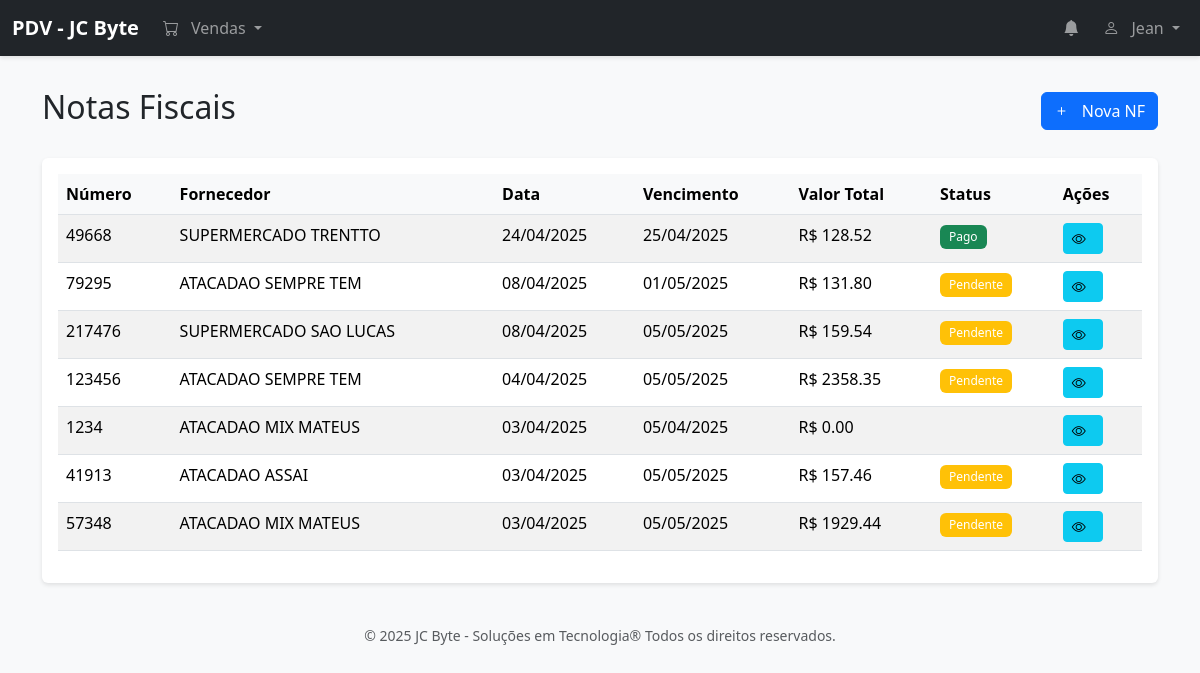
The page /products/invoices (signed in) on the database its author committed.
### models.py (models this page shows, shortened)
class User(UserMixin, db.Model):
    __tablename__ = 'users'
    id = db.Column(db.Integer, primary_key=True)
    name = db.Column(db.String(100), nullable=False)
    username = db.Column(db.String(80), unique=True, nullable=False)
    email = db.Column(db.String(120))
    password = db.Column(db.String(200), nullable=False)
    role = db.Column(db.String(20), nullable=False)  # admin, manager, seller
    status = db.Column(db.String(20), nullable=False)  # active, inactive
    created_at = db.Column(db.DateTime, default=datetime.utcnow)
    cash_registers = db.relationship('CashRegister', back_populates='user', lazy=True)

class Invoice(db.Model):
    __tablename__ = 'invoices'
    id = db.Column(db.Integer, primary_key=True)
    number = db.Column(db.String(20), nullable=False, unique=True)
    supplier_id = db.Column(db.Integer, db.ForeignKey('suppliers.id'), nullable=False)
    date = db.Column(db.Date, nullable=False)
    total = db.Column(db.Numeric(10, 2), nullable=False, default=0)
    status = db.Column(db.String(20), default='pending')
    payment_method = db.Column(db.String(20))
    payment_date = db.Column(db.Date)
    notes = db.Column(db.String(200))
    created_at = db.Column(db.DateTime, default=datetime.utcnow)
    supplier = db.relationship('Supplier', back_populates='invoices')
    items = db.relationship('InvoiceItem', back_populates='invoice', lazy=True)
    payable = db.relationship('Payable', back_populates='invoice', uselist=False, lazy=True)

class Supplier(db.Model):
    __tablename__ = 'suppliers'
    id = db.Column(db.Integer, primary_key=True)
    name = db.Column(db.String(100), nullable=False)
    cnpj = db.Column(db.String(14), unique=True)
    email = db.Column(db.String(120))
    phone = db.Column(db.String(20))
    address = db.Column(db.String(200))
    city = db.Column(db.String(100))
    state = db.Column(db.String(2))
    zip_code = db.Column(db.String(8))
    contact_name = db.Column(db.String(100))
    payment_terms = db.Column(db.String(200))
    created_at = db.Column(db.DateTime, default=datetime.utcnow)
    products = db.relationship('Product', back_populates='supplier', lazy=True)
    payables = db.relationship('Payable', back_populates='supplier', lazy=True)
    invoices = db.relationship('Invoice', back_populates='supplier', lazy=True)

### routes/products.py (the view)
@products_bp.route('/products/invoices')
@login_required
def list_invoices():
    try:
        invoices = Invoice.query.order_by(Invoice.date.desc()).all()
        return render_template('products/invoices.html', invoices=invoices)
    except Exception as e:
        return jsonify({
            'success': False,
            'error': str(e)
        }), 500

### app.py (called while the page is built)
@login_manager.user_loader
def load_user(user_id):
    return db.session.get(User, int(user_id))

@app.before_request
def before_request():
    if not request.path.startswith('/static/'):  # Ignora arquivos estáticos
        check_notifications()

### notifications_manager.py (called while the page is built, shortened)
def create_notification(type, message, reference_id=None):
    existing = Notification.query.filter_by(
        type=type,
        reference_id=reference_id,
        read=False
    ).first()

### templates/products/invoices.html (shortened to what this page needs)
{% extends "base.html" %}
{% block content %}
<div class="container mt-4">
    <div class="d-flex justify-content-between align-items-center mb-4">
        <h2>Notas Fiscais</h2>
        <a href="{{ url_for('products.add_invoice') }}" class="btn btn-primary">
            <i class="bi bi-plus"></i> Nova NF
        </a>
    </div>
    <div class="card">
        <div class="card-body">
            <div class="table-responsive">
                <table class="table table-striped table-hover">
                    <thead>
                        <tr>
                            <th>Número</th>
                            <th>Fornecedor</th>
                            <th>Data</th>
                            <th>Vencimento</th>
                            <th>Valor Total</th>
                            <th>Status</th>
                            <th>Ações</th>
                        </tr>
                    </thead>
                    <tbody>
                        {% for invoice in invoices %}
                        <tr>
                            <td>{{ invoice.number }}</td>
                            <td>{{ invoice.supplier.name }}</td>
                            <td>{{ invoice.date.strftime('%d/%m/%Y') }}</td>
                            <td>{{ invoice.payment_date.strftime('%d/%m/%Y') }}</td>
                            <td>R$ {{ "%.2f"|format(invoice.total) }}</td>
                            <td>
                                {% if invoice.status == 'pending' %}
                                <span class="badge bg-warning">Pendente</span>
                                {% elif invoice.status == 'paid' %}
                                <span class="badge bg-success">Pago</span>
                                {% endif %}
                            </td>
                            <td>
                                <button type="button" class="btn btn-info btn-sm" onclick="viewInvoiceDetails({{ invoice.id }})">
                                    <i class="bi bi-eye"></i>
                                </button>
                            </td>
                        </tr>
                        {% else %}
                        <tr>
                            <td colspan="7" class="text-center">Nenhuma nota fiscal encontrada</td>
                        </tr>
                        {% endfor %}
                    </tbody>
                </table>
            </div>
        </div>
    </div>
</div>
{% endblock %}

### templates/base.html (shortened to what this page needs)
<!DOCTYPE html>
<html lang="pt-BR">
<head>
    <link href="https://cdn.jsdelivr.net/npm/bootstrap@5.3.2/dist/css/bootstrap.min.css" rel="stylesheet">
    <link href="https://cdn.jsdelivr.net/npm/bootstrap-icons@1.11.3/font/bootstrap-icons.min.css" rel="stylesheet">
    <link rel="stylesheet" href="https://cdnjs.cloudflare.com/ajax/libs/toastr.js/latest/toastr.min.css">
    <link href="{{ url_for('static', filename='css/style.css') }}" rel="stylesheet">
    <link rel="stylesheet" href="{{ url_for('static', filename='css/notifications.css') }}">
    <link rel="stylesheet" href="https://cdnjs.cloudflare.com/ajax/libs/font-awesome/6.2.1/css/all.min.css">
</head>
<body>
    <nav class="navbar navbar-expand-lg navbar-dark bg-dark">
        <div class="container-fluid">
            <a class="navbar-brand" href="{{ url_for('index') }}">PDV - JC Byte</a>
            <div class="collapse navbar-collapse" id="navbarNav">
                <ul class="navbar-nav me-auto">
                    <li class="nav-item dropdown">
                        <a class="nav-link dropdown-toggle" href="#" id="salesDropdown" role="button" data-bs-toggle="dropdown">
                            <i class="bi bi-cart"></i>
                            <span>Vendas</span>
                        </a>
                    </li>
                </ul>
                <ul class="navbar-nav">
                    <li class="nav-item dropdown">
                        <a class="nav-link position-relative" href="#" role="button" data-bs-toggle="dropdown" aria-expanded="false">
                            <i class="bi bi-bell-fill"></i>
                        </a>
                    </li>
                    <li class="nav-item dropdown">
                        <a class="nav-link dropdown-toggle" href="#" data-bs-toggle="dropdown">
                            <i class="bi bi-person"></i> {{ current_user.username }}
                        </a>
                    </li>
                </ul>
            </div>
        </div>
    </nav>
    <main class="container-fluid">
        {% block content %}{% endblock %}
    </main>
    <div class="footer mt-4 py-3">
        <div class="container text-center">
            <small class="text-muted">
                &copy; 2025 JC Byte - Soluções em Tecnologia®  Todos os direitos reservados.
            </small>
        </div>
    </div>
</body>
</html>

### static/css/style.css (style rules this page uses)
body { background-color: #f8f9fa; }
.navbar { margin-bottom: 2rem; box-shadow: 0 2px 4px rgba(0,0,0,.1); }
.navbar-brand { font-weight: bold; }
.card { box-shadow: 0 2px 4px rgba(0,0,0,.1); border: none; margin-bottom: 1rem; }
.table th { border-top: none; background-color: #f8f9fa; }
.btn { font-weight: 500; }
.btn-primary { background-color: #0d6efd; border-color: #0d6efd; }
.badge { font-weight: 500; padding: 0.5em 0.75em; }
.bi { margin-right: 0.5rem; }

### rows shown on the page
User: username "Jean"
Invoice: number "49668", supplier.name "SUPERMERCADO TRENTTO", date "24/04/2025", payment_date "25/04/2025", total "128.52", status "Pago"
Invoice: number "79295", supplier.name "ATACADAO SEMPRE TEM", date "08/04/2025", payment_date "01/05/2025", total "131.80", status "Pendente"
Invoice: number "217476", supplier.name "SUPERMERCADO SAO LUCAS", date "08/04/2025", payment_date "05/05/2025", total "159.54", status "Pendente"
Invoice: number "123456", supplier.name "ATACADAO SEMPRE TEM", date "04/04/2025", payment_date "05/05/2025", total "2358.35", status "Pendente"
Invoice: number "1234", supplier.name "ATACADAO MIX MATEUS", date "03/04/2025", payment_date "05/04/2025", total "0.00"
Invoice: number "41913", supplier.name "ATACADAO ASSAI", date "03/04/2025", payment_date "05/05/2025", total "157.46", status "Pendente"
Invoice: number "57348", supplier.name "ATACADAO MIX MATEUS", date "03/04/2025", payment_date "05/05/2025", total "1929.44", status "Pendente"
